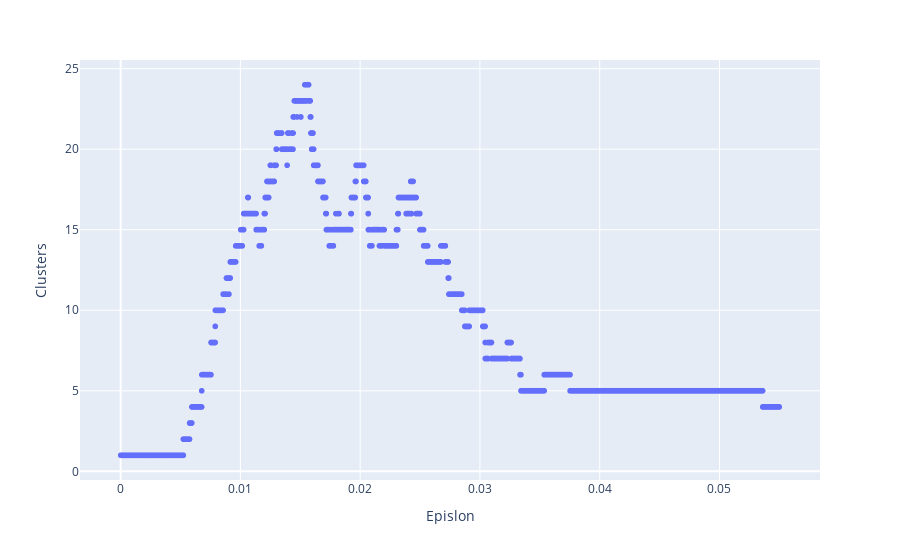

The code cell stored with this chart in its notebook:
### Code cell
itemDF = pd.DataFrame({'Epislon': epsilonList, 'Clusters': itemList})
fig = px.scatter(itemDF, y = 'Clusters', x = 'Epislon')
fig.show()

### Figure 1 — Plotly figure (JSON) as saved in the notebook; plotly's stock layout.template omitted (floating-point values rounded to 4 significant figures; data arrays with more than 128 entries replaced by an {"elided": "..."} marker saying what was removed)
{"data": [{"hovertemplate": "Epislon=%{x}<br>Clusters=%{y}<extra></extra>", "legendgroup": "", "marker": {"color": "#636efa", "symbol": "circle"}, "mode": "markers", "name": "", "showlegend": false, "type": "scattergl", "x": {"elided": "5499 float values"}, "xaxis": "x", "y": {"elided": "5499 int values"}, "yaxis": "y"}], "layout": {"legend": {"tracegroupgap": 0}, "margin": {"t": 60}, "xaxis": {"anchor": "y", "domain": [0, 1], "title": {"text": "Epislon"}}, "yaxis": {"anchor": "x", "domain": [0, 1], "title": {"text": "Clusters"}}}}
